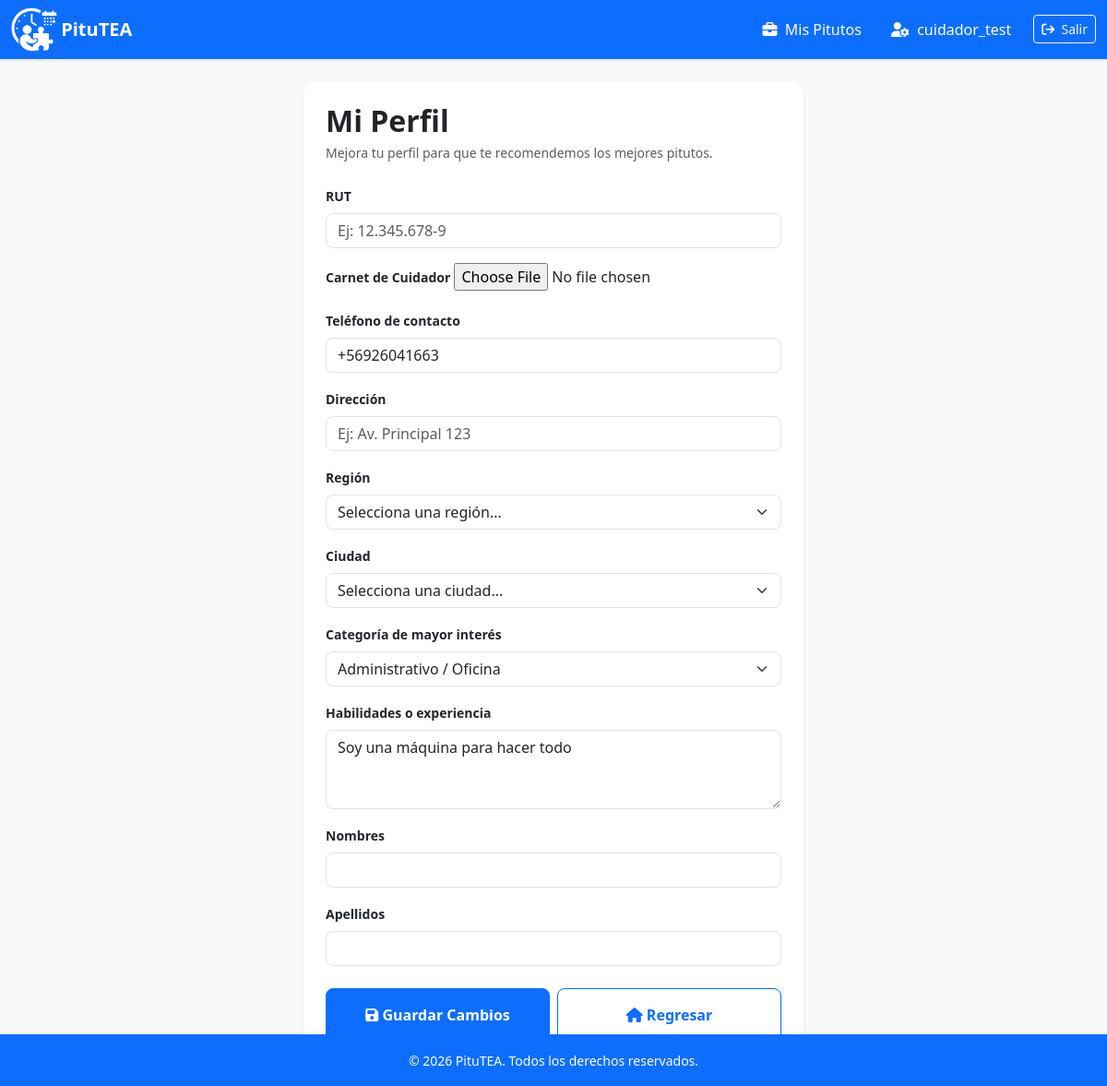
Page /perfil/ (signed in) on the committed database.
### app_pitutea/models.py (models this page shows, shortened)
class Perfil(models.Model):
    ROL_CHOICES = [
        ('OFERENTE', 'Oferente (Publica trabajos)'),
        ('CUIDADOR', 'Cuidador (Busca trabajos)'),
    ]
    ESTADO_VERIFICACION_CHOICES = [
        ('NO_VERIFICADO', 'No verificado'),
        ('PENDIENTE', 'Autorizado Pendiente Verificación'),
        ('VERIFICADO', 'Verificado'),
        ('BLOQUEADO', 'Bloqueado'),
        ('INACTIVO', 'Inactivo'),
    ]
    usuario = models.OneToOneField(User, on_delete=models.CASCADE, related_name='perfil')
    rol = models.CharField(max_length=20, choices=ROL_CHOICES)
    rut = models.CharField(max_length=20, blank=True, null=True, verbose_name="RUT")
    direccion = models.CharField(max_length=200, blank=True, null=True, verbose_name="Dirección")
    carnet_cuidador = models.ImageField(upload_to='carnets/', blank=True, null=True, verbose_name="Carnet de Cuidador", validators=[validar_tamano_imagen])
    comuna = models.CharField(max_length=100, blank=True, null=True, verbose_name="Comuna de residencia")
    region = models.CharField(max_length=100, blank=True, null=True, verbose_name="Región")
    ciudad = models.CharField(max_length=100, blank=True, null=True, verbose_name="Ciudad")
    categoria_interes = models.CharField(max_length=20, choices=CATEGORIAS_CHOICES, blank=True, null=True, verbose_name="Categoría de mayor interés")
    habilidades = models.TextField(blank=True, null=True, verbose_name="Habilidades o experiencia")
    telefono = models.CharField(max_length=20, blank=True, null=True, verbose_name="Teléfono de contacto")
    estado_verificacion = models.CharField(
        max_length=30,
        choices=ESTADO_VERIFICACION_CHOICES,
        default='NO_VERIFICADO',
        verbose_name="Estado de Verificación"
    )
    observaciones_verificacion = models.TextField(
        blank=True,
        null=True,
        verbose_name="Observaciones de Verificación"
    )
    @property
    def rut_formateado(self):
        if not self.rut:
            return ""
    class Meta:
        verbose_name = "Perfil de Usuario"
        verbose_name_plural = "Perfiles de Usuarios"

### app_pitutea/views.py (the view)
# urls.py: path('perfil/', views.editar_perfil, name='editar_perfil'),
@login_required
def editar_perfil(request):
    perfil = request.user.perfil
    if request.method == 'POST':
        form = PerfilForm(request.POST, request.FILES, instance=perfil)
        if form.is_valid():
            form.save()
            if perfil.rol == 'OFERENTE':
                return redirect('panel_oferente')
            else:
                return redirect('listar_ofertas')
    else:
        form = PerfilForm(instance=perfil)
    return render(request, 'editar_perfil.html', {'form': form})

### app_pitutea/forms.py (called while the page is built)
def load_regions():
    json_path = os.path.join(settings.BASE_DIR, 'app_pitutea', 'static', 'assets', 'territoriochile.json')
    try:
        with open(json_path, 'r', encoding='utf-8') as f:
            data = json.load(f)
            return [('', 'Selecciona una región...')] + [(r['nombre'], r['nombre']) for r in data]
    except Exception:
        return [('', 'Selecciona una región...')]

### app_pitutea/templates/editar_perfil.html (shortened to what this page needs)
{% extends 'base.html' %}
{% block content %}
<div class="row justify-content-center">
    <div class="col-12 col-md-8 col-lg-6">
        <div class="bg-white p-4 rounded-4 shadow-sm border-0 mb-4 mt-2">
            <h2 class="fw-bold mb-1">Mi Perfil</h2>
            <p class="text-muted mb-4 small">
                {% if user.perfil.rol == 'CUIDADOR' %}
                Mejora tu perfil para que te recomendemos los mejores pitutos.
                {% else %}
                Datos de contacto del oferente.
                {% endif %}
            </p>
            <form method="post" enctype="multipart/form-data">
                {% for field in form %}
                <div class="mb-3">
                    <label class="form-label fw-semibold small text-dark">{{ field.label }}</label>
                    {{ field }}
                </div>
                {% endfor %}
                <div class="d-flex gap-2 mt-2">
                    <button type="submit" class="btn btn-primary w-50 fw-bold py-3 rounded-3 mt-2 shadow-sm">
                        <i class="fa-solid fa-floppy-disk"></i> Guardar Cambios
                    </button>
                    <a class="btn btn-outline-primary w-50 fw-bold py-3 rounded-3 mt-2 shadow-sm" href="{% if user.is_authenticated and user.perfil.rol == 'OFERENTE' %}{% url 'panel_oferente' %}{% else %}{% url 'listar_ofertas' %}{% endif %}"><i class="fa-solid fa-house"></i> Regresar</a>
                </div>
            </form>
        </div>
</div>
</div>
        {% load static %}
{% endblock %}

### app_pitutea/templates/base.html (shortened to what this page needs)
<!DOCTYPE html>
<html lang="es">
<head>
    <link href="https://cdn.jsdelivr.net/npm/bootstrap@5.3.2/dist/css/bootstrap.min.css" rel="stylesheet">
    <link rel="stylesheet" href="https://cdn.jsdelivr.net/npm/bootstrap-icons@1.5.0/font/bootstrap-icons.css">
</head>
<body class="bg-light">
    <nav class="navbar navbar-expand-lg navbar-dark bg-primary shadow-sm sticky-top d-none d-lg-block">
        <div class="container-fluid">
            {% load static %} <img src="{% static 'assets/img/Logo_v3.png' %}" alt="Logo Pitutea" width="50px">&nbsp;
            <a class="navbar-brand fw-bold" href="{% if user.is_authenticated and not user.is_staff and user.perfil.rol == 'OFERENTE' %}{% url 'panel_oferente' %}{% else %}{% url 'listar_ofertas' %}{% endif %}">PituTEA</a>
            <div class="collapse navbar-collapse">
                <ul class="navbar-nav ms-auto">
                    {% if user.is_authenticated %}
                        {% if user.is_staff %}
                        <li class="nav-item">
                            <a href="/admin/" class="nav-link text-white me-3">
                                <i class="fa-solid fa-shield-halved"></i>&nbsp; Panel Admin
                            </a>
                        </li>
                        {% elif user.perfil.rol == 'CUIDADOR' %}
                        <li class="nav-item">
                            <a href="{% url 'bitacora_cuidador' %}" class="nav-link text-white me-3">
                                <i class="fa-solid fa-briefcase"></i>&nbsp; Mis Pitutos
                            </a>
                        </li>
                        {% endif %}
                        <li class="nav-item">
                            <a href="{% url 'editar_perfil' %}" class="nav-link text-white me-3">
                                <i class="fa-solid fa-user-gear"></i>&nbsp; {{ user.username }}</a>
                        </li>
                        <li class="nav-item">
                            <form action="{% url 'logout' %}" method="post">
                                <button type="submit" class="btn btn-outline-light btn-sm mt-1"><i class="fa-solid fa-arrow-right-from-bracket"></i>&nbsp; Salir</button>
                            </form>
                        </li>
                    {% endif %}
                </ul>
            </div>
        </div>
    </nav>
        <h5 class="m-0 fw-bold">{% load static %} PituTEA</h5>
    <main class="container px-3 pt-3">
        {% block content %}
        {% endblock %}
    </main>
    <footer class="bg-primary text-white text-center py-3 fixed-bottom d-none d-lg-block">
        <div class="container">
            <small>&copy; 2026 PituTEA. Todos los derechos reservados.</small>
        </div>
    </footer>
</body>
</html>

### app_pitutea/templates/base.html (style rules this page uses)
body { padding-bottom: 70px; -webkit-tap-highlight-color: transparent; }
@media (min-width: 992px) { body { padding-bottom: 0; } }

### rows in the picture
Perfil: form "+56926041663" "Selecciona una región..." "Selecciona una ciudad..." "Administrativo / Oficina" "Soy una máquina para hacer todo"

### other values in the picture
{{ user.username }} "cuidador_test"
{{ field.label }} "RUT" "Carnet de Cuidador" "Teléfono de contacto" "Dirección" "Región" "Ciudad" "Categoría de mayor interés" "Habilidades o experiencia" "Nombres" "Apellidos"
